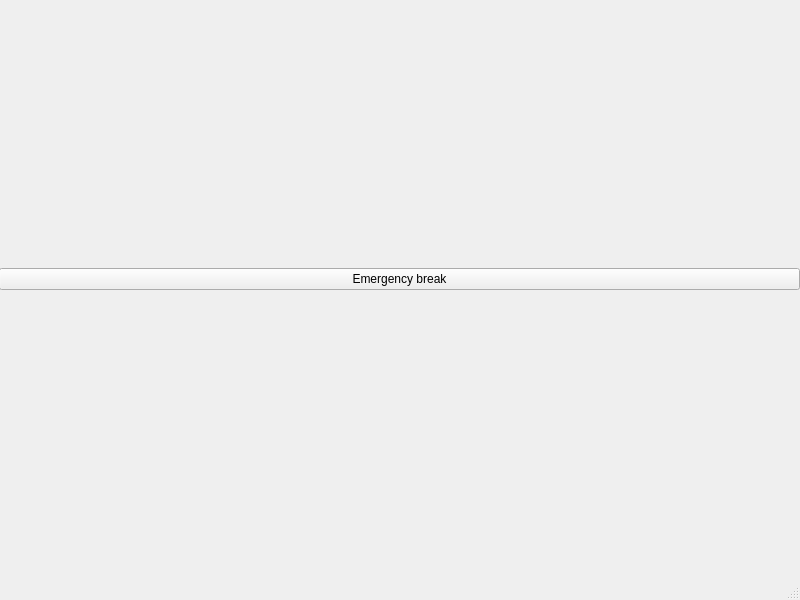
<?xml version="1.0" encoding="UTF-8"?>
<ui version="4.0">
 <class>MainWindow</class>
 <widget class="QMainWindow" name="MainWindow">
  <property name="geometry">
   <rect>
    <x>0</x>
    <y>0</y>
    <width>800</width>
    <height>600</height>
   </rect>
  </property>
  <property name="windowTitle">
   <string>MainWindow</string>
  </property>
  <widget class="QWidget" name="centralwidget">
   <widget class="QWidget" name="gridLayoutWidget">
    <property name="geometry">
     <rect>
      <x>-1</x>
      <y>-1</y>
      <width>801</width>
      <height>561</height>
     </rect>
    </property>
    <layout class="QGridLayout" name="gridLayout">
     <item row="0" column="0">
      <widget class="QPushButton" name="pushButton">
       <property name="text">
        <string>Emergency break</string>
       </property>
      </widget>
     </item>
    </layout>
   </widget>
  </widget>
  <widget class="QMenuBar" name="menubar">
   <property name="geometry">
    <rect>
     <x>0</x>
     <y>0</y>
     <width>800</width>
     <height>21</height>
    </rect>
   </property>
  </widget>
  <widget class="QStatusBar" name="statusbar"/>
 </widget>
 <resources/>
 <connections/>
</ui>
